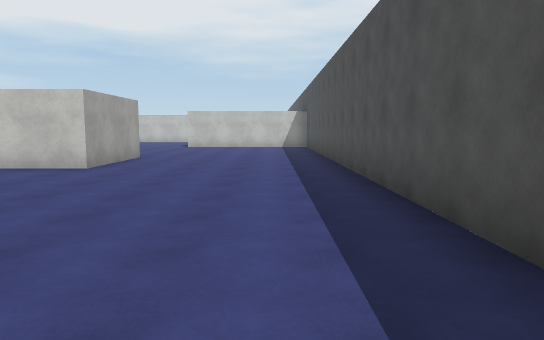
view 1 (above)

20 first-person views from a walk through a scene from a Unity 3-D project. The camera is 1.5 m above the floor, tilts 6° down and sees 70° across. The floor is counted in squares, 2 m on a side. Each view is taken from the middle of a square. On the plan, view 1 faces up. The plan holds only what a view shows up to about 12 squares ahead; the rest is blank. The place goes on beyond the plan. The player character is not drawn. Surface patterns are stand-ins for the level's own textures.

view 2
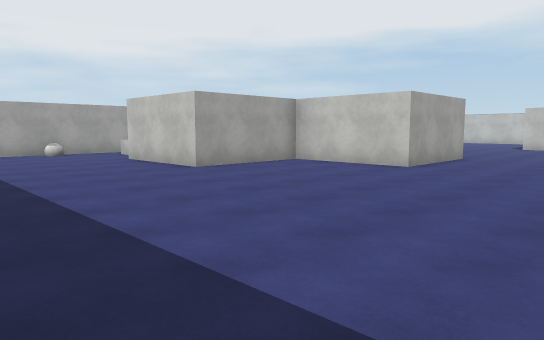

view 3
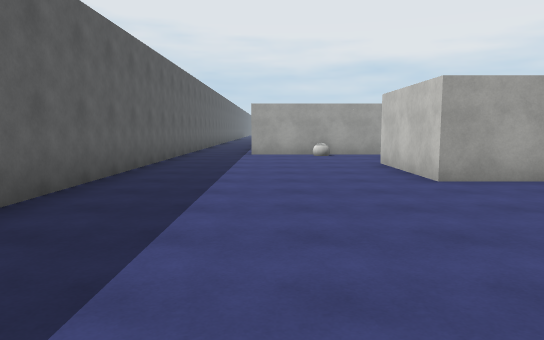

view 4
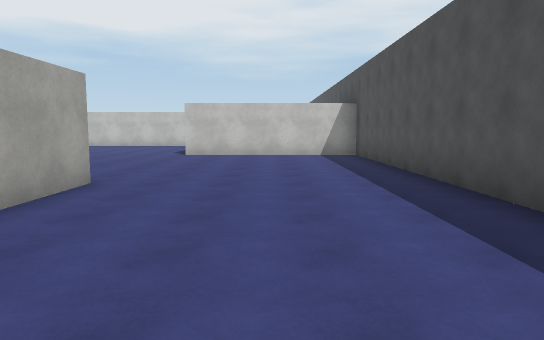

view 5
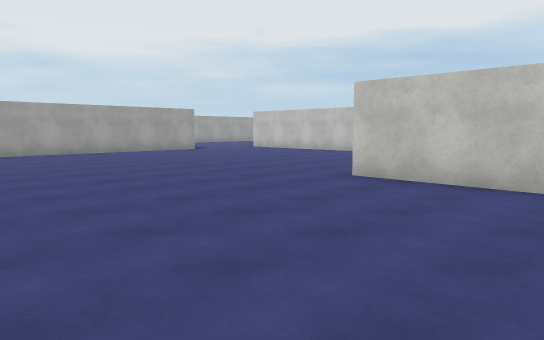

view 6
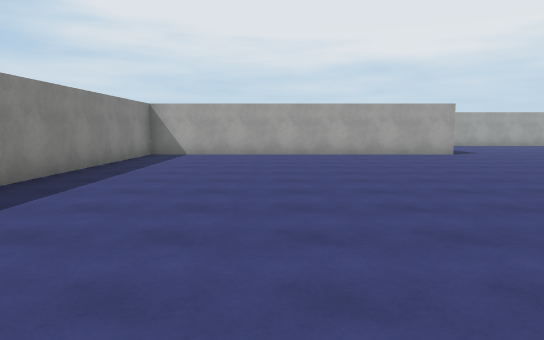

view 7
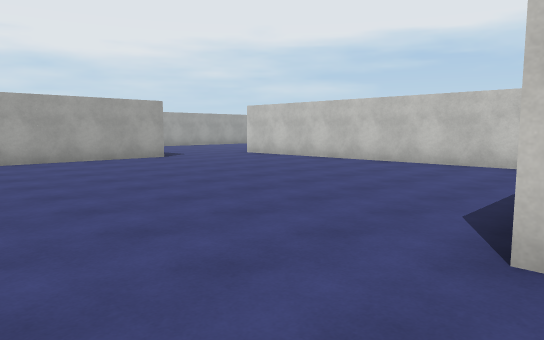

view 8
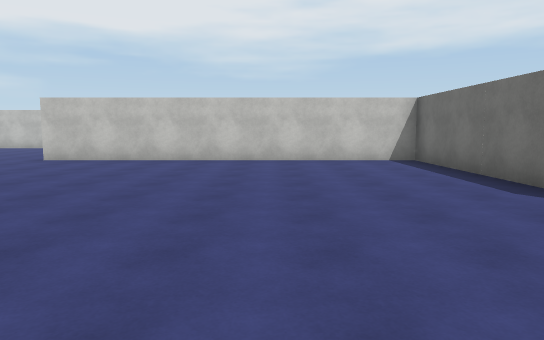

view 9
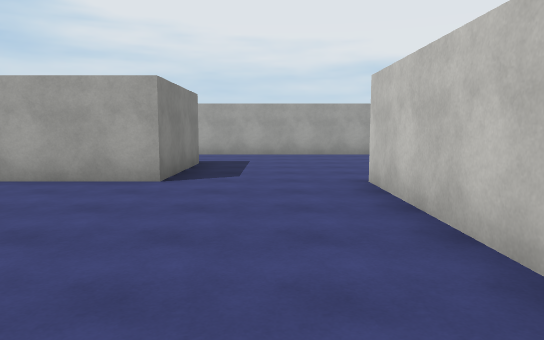

view 10
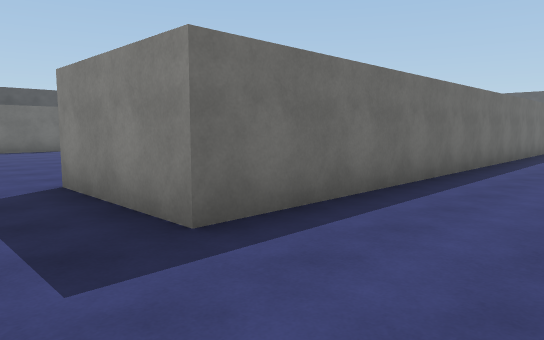

view 11
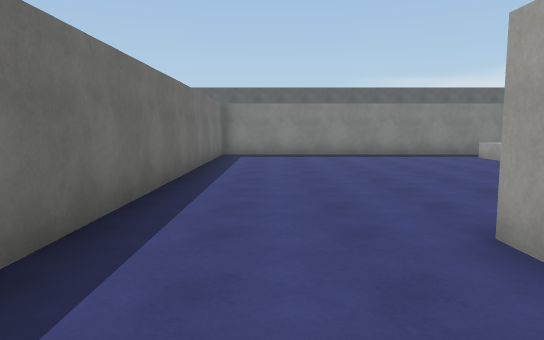

view 12
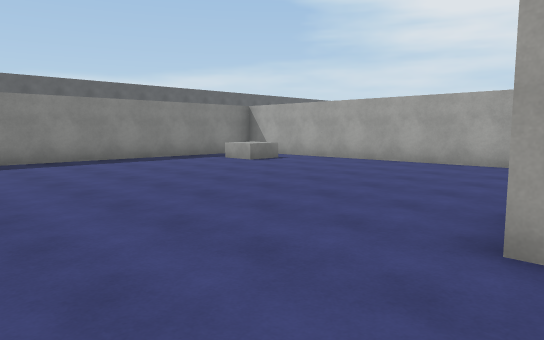

view 13
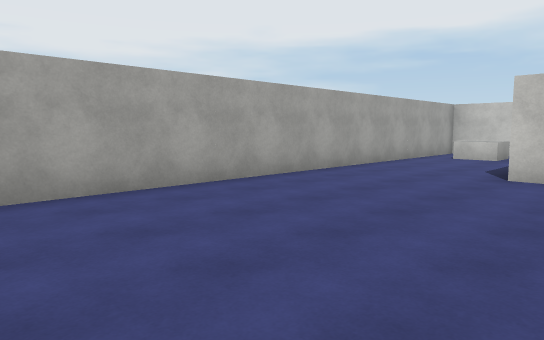

view 14
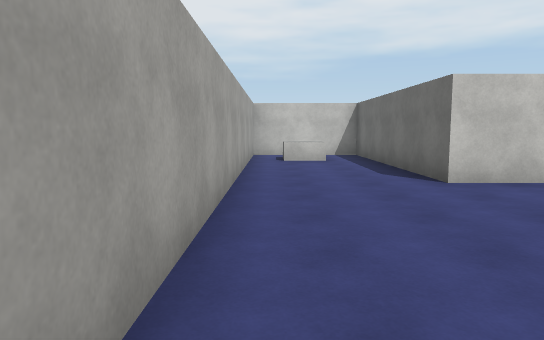

view 15
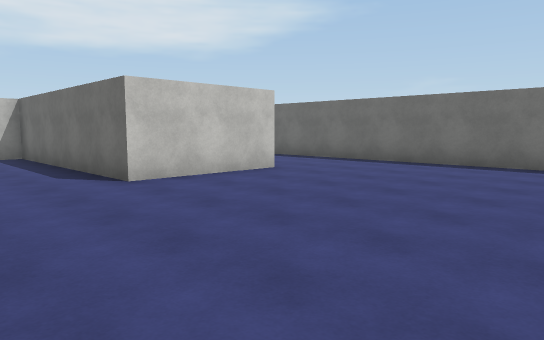

view 16
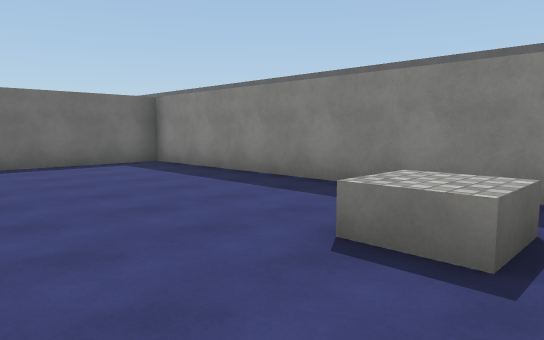

view 17
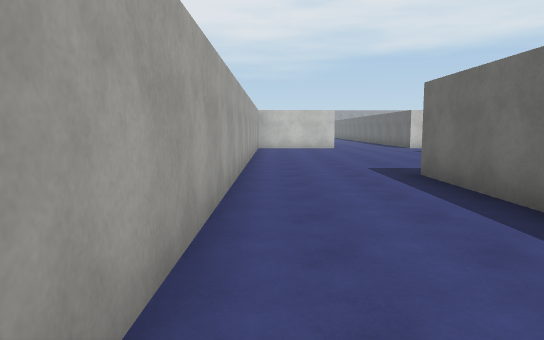

view 18
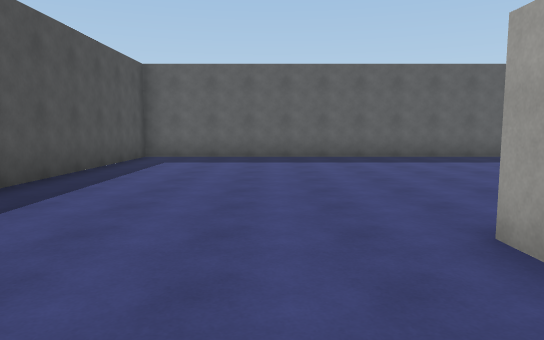

view 19
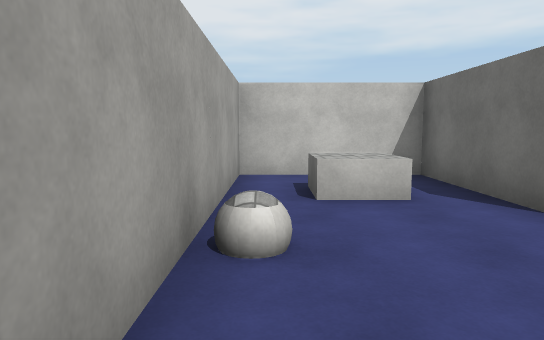

view 20
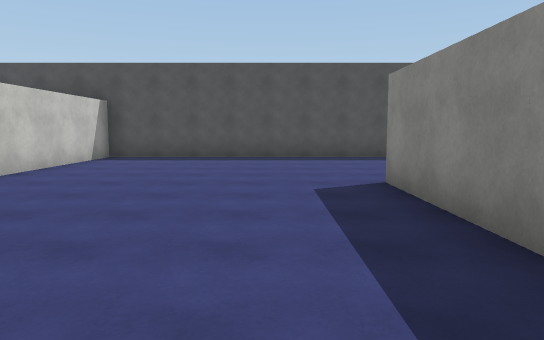

### Floor plan
Points are (right, up) in squares from view 1. A wall is a line through its corners. A room is listed if a view was taken in it or the views show most of it. See-through windows are left out.
Room 1 (views 1, 2, 3, 4, 5, 6, 7, 8, 9, 10, 11, 12, 17, 18, 19, 20)
walls: (-3.5, 17.9) (-3.5, 22.4) (-12.6, 22.4); (-15.5, 12.4) (-15.5, 19.4) (-12.5, 19.4) (-12.5, 10.4) (-3.5, 10.4) (-3.5, 7.4) (-6.5, 7.4) (-6.5, 4.4) (-9.5, 4.4) (-9.5, 7.4) (-12.5, 7.4) (-12.5, 1.4); (-18.5, 24.9) (-18.5, 13.4); (-13.1, -0.6) (1.5, -0.6) (1.5, 16.4) (-3.6, 16.4)
ways out: opening at (-17, 13.3) to room 2; opening at (-12, 0.5)
objects: ball (-12, 3); block (-11, 6)
Room 2 (views 13, 14, 15, 16)
walls: (-18.5, 13.4) (-21.5, 13.4) (-21.5, 19.4) (-24.5, 19.4) (-24.5, 5.4); (-23.9, 4.4) (-15.5, 4.4) (-15.5, 12.4)
ways out: opening at (-17, 13.3) to room 1
objects: block (-23, 6); block (-23, 18)

Where each view was taken, in squares from view 1:
view 1: 0 up, 0 right, facing up
view 2: 0 up, 0 right, facing up-left
view 3: 2 up, 1 left, facing left
view 4: 5 up, 1 left, facing up
view 5: 11 up, 0 right, facing up-left
view 6: 14 up, 1 left, facing left
view 7: 14 up, 3 left, facing up-left
view 8: 13 up, 7 left, facing up
view 9: 21 up, 7 left, facing left
view 10: 21 up, 18 left, facing down-right
view 11: 16 up, 17 left, facing down
view 12: 14 up, 16 left, facing down-left
view 13: 7 up, 20 left, facing up-left
view 14: 8 up, 24 left, facing up
view 15: 8 up, 24 left, facing up-right
view 16: 9 up, 24 left, facing down-right
view 17: 13 up, 18 left, facing up
view 18: 10 up, 2 left, facing down
view 19: 1 up, 12 left, facing up
view 20: 12 up, 9 left, facing right
